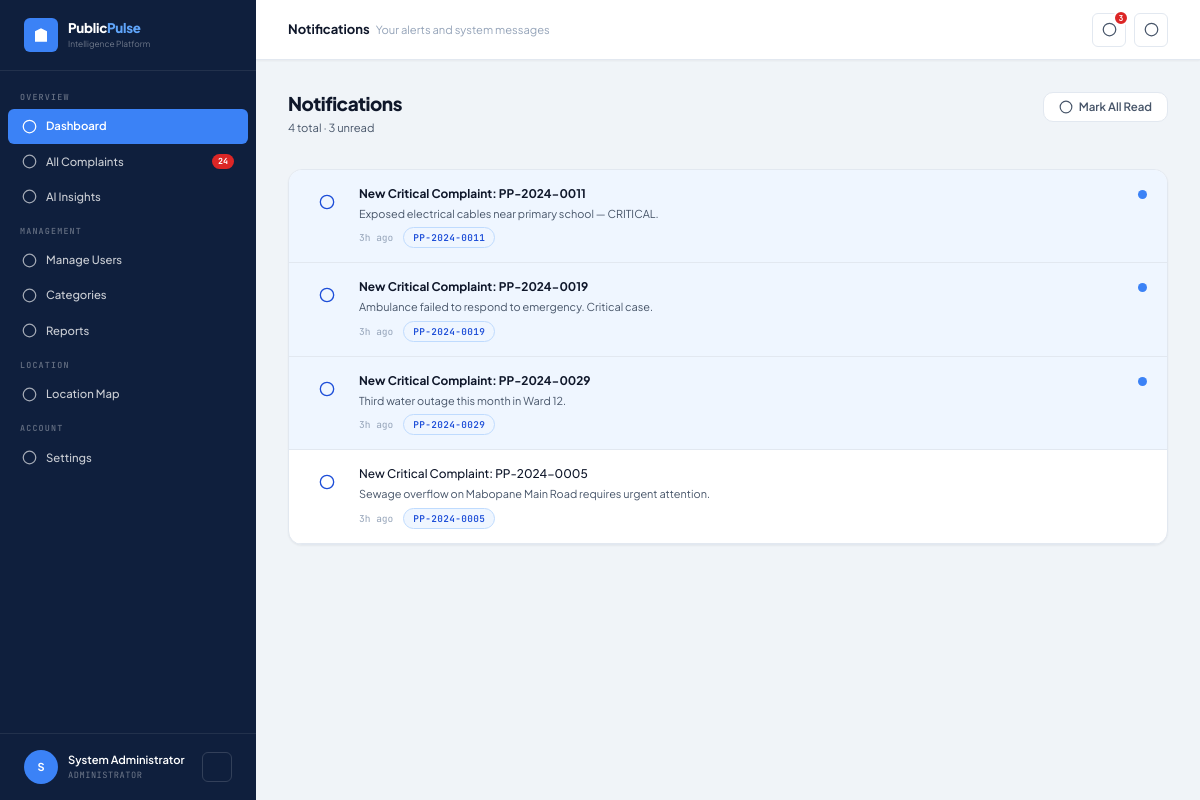
The page /admin/notifications.php (signed in) on the database its author committed.
### tables this page shows
CREATE TABLE `users` (
  `id` int(10) UNSIGNED NOT NULL,
  `name` varchar(120) NOT NULL,
  `email` varchar(180) NOT NULL,
  `password` varchar(255) NOT NULL,
  `role` enum('citizen','admin','analyst') NOT NULL DEFAULT 'citizen',
  `phone` varchar(20) DEFAULT NULL,
  `ward` varchar(100) DEFAULT NULL,
  `is_active` tinyint(1) NOT NULL DEFAULT 1,
  `created_at` datetime NOT NULL DEFAULT current_timestamp(),
  `updated_at` datetime NOT NULL DEFAULT current_timestamp() ON UPDATE current_timestamp()
);

CREATE TABLE `notifications` (
  `id` int(10) UNSIGNED NOT NULL,
  `user_id` int(10) UNSIGNED NOT NULL,
  `complaint_id` int(10) UNSIGNED DEFAULT NULL,
  `type` varchar(60) NOT NULL,
  `title` varchar(255) NOT NULL,
  `message` text NOT NULL,
  `is_read` tinyint(1) NOT NULL DEFAULT 0,
  `created_at` datetime NOT NULL DEFAULT current_timestamp()
);

CREATE TABLE `complaints` (
  `id` int(10) UNSIGNED NOT NULL,
  `reference_no` varchar(20) NOT NULL,
  `user_id` int(10) UNSIGNED NOT NULL,
  `category_id` int(10) UNSIGNED NOT NULL,
  `title` varchar(255) NOT NULL,
  `description` text NOT NULL,
  `location` varchar(255) DEFAULT NULL,
  `latitude` decimal(10,8) DEFAULT NULL,
  `longitude` decimal(11,8) DEFAULT NULL,
  `ward` varchar(100) DEFAULT NULL,
  `status` enum('submitted','in_review','in_progress','resolved','closed') NOT NULL DEFAULT 'submitted',
  `priority` enum('low','medium','high','critical') NOT NULL DEFAULT 'medium',
  `assigned_to` int(10) UNSIGNED DEFAULT NULL,
  `image_path` varchar(255) DEFAULT NULL,
  `ai_score` tinyint(3) UNSIGNED DEFAULT NULL,
  `ai_flags` longtext DEFAULT NULL CHECK (json_valid(`ai_flags`)),
  `created_at` datetime NOT NULL DEFAULT current_timestamp(),
  `updated_at` datetime NOT NULL DEFAULT current_timestamp() ON UPDATE current_timestamp()
);

### admin/notifications.php (the view, shortened to what the rows shown need)
<?php
require_once __DIR__ . '/../includes/config.php';
require_once __DIR__ . '/../includes/functions.php';
require_once __DIR__ . '/../includes/layout.php';
$user = currentUser();
$uid  = $user['id'];
$page    = max(1,(int)($_GET['page']??1));
$perPage = 20;
$offset  = ($page-1)*$perPage;
$notifs  = Database::fetchAll(
    'SELECT n.*,c.reference_no FROM notifications n LEFT JOIN complaints c ON c.id=n.complaint_id
     WHERE n.user_id=? ORDER BY n.is_read ASC, n.created_at DESC LIMIT ? OFFSET ?',
    [$uid, $perPage, $offset]
);
echo renderHead('Notifications');
echo '<div class="app-shell">';
echo renderSidebar('admin_dashboard', $user);
echo '<div class="main-content">';
echo renderTopbar('Notifications','Your alerts and system messages');
?>
<div class="page-content">
  <div class="card">
    <div class="card-body no-pad">
      <?php if (empty($notifs)): ?>
        <div class="empty-state">
          <div class="empty-icon"><?= icon('bell') ?></div>
          <h3>No notifications</h3>
          <p>You're all caught up! Notifications will appear here.</p>
        </div>
      <?php else: ?>
        <?php foreach ($notifs as $n):
          $typeIcon  = match($n['type']) { 'status_update'=>'activity', 'new_complaint'=>'inbox', default=>'bell' };
          $typeColor = match($n['type']) { 'new_complaint'=>'var(--primary)', 'status_update'=>'var(--success)', default=>'var(--warning)' };
          $link = $n['complaint_id'] ? APP_URL.'/admin/complaint_view.php?id='.$n['complaint_id'] : '#';
        ?>
          <a href="<?= APP_URL ?>/api/notifications.php?read=<?= $n['id'] ?>&redirect=<?= urlencode($link) ?>"
             style="display:flex;align-items:flex-start;gap:14px;padding:14px 20px;border-bottom:1px solid var(--border);text-decoration:none;color:inherit;transition:background var(--transition);<?= !$n['is_read']?'background:var(--primary-bg)':'' ?>"
             onmouseover="this.style.background='var(--bg-hover)'" onmouseout="this.style.background='<?= !$n['is_read']?'var(--primary-bg)':'' ?>'">
            <div style="width:36px;height:36px;border-radius:50%;background:<?= $typeColor ?>22;display:flex;align-items:center;justify-content:center;flex-shrink:0;color:<?= $typeColor ?>">
              <?= icon($typeIcon) ?>
            </div>
            <div style="flex:1;min-width:0">
              <div style="font-weight:<?= $n['is_read']?'500':'700' ?>;font-size:.85rem"><?= htmlspecialchars($n['title']) ?></div>
              <div style="font-size:.78rem;color:var(--text-secondary);margin-top:2px"><?= htmlspecialchars($n['message']) ?></div>
              <div style="display:flex;align-items:center;gap:10px;margin-top:5px">
                <span style="font-size:.68rem;color:var(--text-muted);font-family:var(--font-mono)"><?= timeAgo($n['created_at']) ?></span>
                <?php if ($n['reference_no']): ?>
                  <span class="badge badge-blue"><?= htmlspecialchars($n['reference_no']) ?></span>
                <?php endif; ?>
              </div>
            </div>
            <?php if (!$n['is_read']): ?>
              <div style="width:9px;height:9px;border-radius:50%;background:var(--primary-light);flex-shrink:0;margin-top:6px"></div>
            <?php endif; ?>
          </a>
        <?php endforeach; ?>
      <?php endif; ?>
    </div>
  </div>
</div>
<?= renderFoot() ?>

### includes/layout.php (shortened to what the rows shown need)
<?php
require_once __DIR__ . '/icons.php';
function renderHead(string $title, array $extraCss = []): string
{
    $base   = APP_URL;
    $csrf   = csrfToken();
    $role   = $_SESSION['user_role'] ?? 'citizen';
    $extras = implode("\n", array_map(fn($h) => "<link rel=\"stylesheet\" href=\"{$h}\">", $extraCss));
    return <<<HTML
<!DOCTYPE html>
<html lang="en">
<head>
<meta charset="UTF-8">
<meta name="viewport" content="width=device-width,initial-scale=1">
<meta name="csrf-token" content="{$csrf}">
<title>{$title} — PublicPulse AI</title>
<link rel="preconnect" href="https://fonts.googleapis.com">
<link rel="preconnect" href="https://fonts.gstatic.com" crossorigin>
<link href="https://fonts.googleapis.com/css2?family=Plus+Jakarta+Sans:wght@300;400;500;600;700;800&family=JetBrains+Mono:wght@400;500;600&display=swap" rel="stylesheet">
<link rel="stylesheet" href="{$base}/assets/css/app.css">
{$extras}
<script src="https://cdn.jsdelivr.net/npm/chart.js@4.4.0/dist/chart.umd.min.js"></script>
<script>
  const PP_URL = '{$base}';
  const PP_ROLE = '{$role}';
</script>
</head>
<body>
HTML;
}
function renderSidebar(string $active = '', ?array $user = null): string
{
    $base  = APP_URL;
    $role  = $user['role'] ?? 'citizen';
    $name  = htmlspecialchars($user['name'] ?? 'User');
    $init  = strtoupper(mb_substr($user['name'] ?? 'U', 0, 1));
    $roles = ['admin' => 'Administrator', 'analyst' => 'Data Analyst', 'citizen' => 'Citizen'];
    $rl    = $roles[$role] ?? 'User';
    $openCount = _getSidebarOpenCount();
    $logoSvg = '<svg width="18" height="18" viewBox="0 0 24 24" fill="white" stroke="none"><path d="M3 21h18M4 21V7l8-4 8 4v14M9 21V12h6v9M9 9h1m4 0h1M9 15h1m4 0h1"/></svg>';
    $nav = '';
    if ($role === 'citizen') {
        $nav .= _navItem($base.'/citizen/dashboard.php',    'dashboard',   'Dashboard',         'citizen_dashboard',  $active);
        $nav .= _navItem($base.'/citizen/submit.php',       'plus-circle', 'Submit Complaint',  'citizen_submit',     $active);
        $nav .= _navItem($base.'/citizen/complaints.php',   'list',        'My Complaints',     'citizen_complaints', $active);
        $nav .= _navItem($base.'/citizen/track.php',        'search',      'Track Status',      'citizen_track',      $active);
        $nav .= _navItem($base.'/citizen/notifications.php','bell',        'Notifications',     'citizen_notif',      $active);
    } elseif ($role === 'admin') {
        $nav .= _navSection('Overview');
        $nav .= _navItem($base.'/admin/dashboard.php',     'dashboard',   'Dashboard',         'admin_dashboard',    $active);
        $nav .= _navItem($base.'/admin/complaints.php',    'inbox',       'All Complaints',    'admin_complaints',   $active, $openCount);
        $nav .= _navItem($base.'/admin/ai_insights.php',   'brain',       'AI Insights',       'admin_ai',           $active);
        $nav .= _navSection('Management');
        $nav .= _navItem($base.'/admin/users.php',         'users',       'Manage Users',      'admin_users',        $active);
        $nav .= _navItem($base.'/admin/categories.php',    'tag',         'Categories',        'admin_categories',   $active);
        $nav .= _navItem($base.'/admin/reports.php',       'file-text',   'Reports',           'admin_reports',      $active);
        $nav .= _navSection('Location');
        $nav .= _navItem($base.'/location.php',            'map',         'Location Map',      'location',           $active);
    }
    $nav .= _navSection('Account');
    $nav .= _navItem($base.'/settings.php', 'settings', 'Settings', 'settings', $active);
    return <<<HTML
<aside class="sidebar" id="appSidebar">
  <div class="sidebar-logo">
    <div class="sidebar-logo-icon">{$logoSvg}</div>
    <div>
      <div class="sidebar-logo-text">Public<span>Pulse</span></div>
      <div class="sidebar-logo-sub">Intelligence Platform</div>
    </div>
  </div>
  <nav class="sidebar-nav">{$nav}</nav>
  <div class="sidebar-footer">
    <div class="sidebar-user">
      <div class="avatar">{$init}</div>
      <div class="user-meta" style="flex:1;min-width:0">
        <div class="user-name">{$name}</div>
        <div class="user-role">{$rl}</div>
      </div>
      <a href="{$base}/auth/logout.php" title="Sign out"
         style="width:30px;height:30px;border:1px solid rgba(255,255,255,.15);background:transparent;color:rgba(255,255,255,.6);border-radius:6px;display:flex;align-items:center;justify-content:center;flex-shrink:0;transition:all .2s;text-decoration:none"
         onmouseover="this.style.background='rgba(255,255,255,.1)'" onmouseout="this.style.background='transparent'">
        <?= icon('logout','',14) ?>
      </a>
    </div>
  </div>
</aside>
HTML;
}
function _navSection(string $label): string
{
    return "<div class=\"nav-section-label\">{$label}</div>";
}
function _navItem(string $href, string $iconName, string $label, string $key, string $active, int $badge = 0): string
{
    $isActive  = $active === $key ? 'active' : '';
    $badgeHtml = $badge > 0 ? "<span class=\"nav-badge\">{$badge}</span>" : '';
    $ic = icon($iconName);
    return "<a href=\"{$href}\" class=\"nav-item {$isActive}\">{$ic} {$label}{$badgeHtml}</a>";
}
function _getSidebarOpenCount(): int
{
    try {
        return (int)Database::fetchScalar("SELECT COUNT(*) FROM complaints WHERE status NOT IN ('resolved','closed')");
    } catch (\Throwable $e) { return 0; }
}
function renderTopbar(string $title, string $subtitle = '', array $actions = []): string
{
    $base   = APP_URL;
    $uid    = $_SESSION['user_id'] ?? 0;
    $unread = 0;
    $notifHtml = '<div style="padding:20px;text-align:center;color:var(--text-muted);font-size:.82rem">No notifications</div>';
    if ($uid) {
        try {
            $unread  = getUnreadCount($uid);
            $notifs  = Database::fetchAll(
                'SELECT n.*,c.reference_no FROM notifications n LEFT JOIN complaints c ON c.id=n.complaint_id WHERE n.user_id=? ORDER BY n.is_read ASC, n.created_at DESC LIMIT 6',
                [$uid]
            );
            if ($notifs) {
                $notifHtml = '';
                $role = $_SESSION['user_role'] ?? 'citizen';
                foreach ($notifs as $n) {
                    $unreadCls = !$n['is_read'] ? 'unread' : '';
                    $dotStyle  = !$n['is_read'] ? '' : 'style="background:#cbd5e1"';
                    $link      = '#';
                    if ($n['complaint_id']) {
                        $link = $role === 'citizen'
                            ? "{$base}/citizen/complaint_detail.php?id={$n['complaint_id']}"
                            : "{$base}/admin/complaint_view.php?id={$n['complaint_id']}";
                    }
                    $readUrl   = "{$base}/api/notifications.php?read={$n['id']}&redirect=" . urlencode($link);
                    $title_esc = htmlspecialchars($n['title']);
                    $msg_esc   = htmlspecialchars(mb_substr($n['message'], 0, 72)) . (mb_strlen($n['message']) > 72 ? '...' : '');
                    $time_esc  = timeAgo($n['created_at']);
                    $ref       = $n['reference_no'] ? "<span class=\"badge badge-blue\" style=\"font-size:.58rem\">{$n['reference_no']}</span>" : '';
                    $notifHtml .= <<<HTML
<a href="{$readUrl}" class="notif-item {$unreadCls}">
  <div class="notif-dot" {$dotStyle}></div>
  <div>
    <div class="notif-item-title">{$title_esc}</div>
    <div class="notif-item-msg">{$msg_esc}</div>
    <div class="notif-item-time" style="display:flex;align-items:center;gap:6px;margin-top:3px">{$time_esc} {$ref}</div>
  </div>
</a>
HTML;
                }
            }
        } catch (\Throwable $e) {}
    }
    $badgeDsp  = $unread > 0 ? 'flex' : 'none';
    $badgeNum  = $unread;
    $role      = $_SESSION['user_role'] ?? 'citizen';
    $allHref   = $role === 'citizen' ? "{$base}/citizen/notifications.php" : "{$base}/admin/notifications.php";
    $markAllUrl= "{$base}/api/notifications.php?mark_all_read=1";
    $actionHtml = '';
    $menuIc = icon('menu');
    $bellIc = icon('bell');
    $settIc = icon('settings');
    $title_esc = htmlspecialchars($title);
    $sub_esc   = htmlspecialchars($subtitle);
    return <<<HTML
<header class="topbar">
  <button id="sidebarToggle" class="icon-btn" style="display:none" aria-label="Menu">{$menuIc}</button>
  <div class="topbar-title">{$title_esc}<span>{$sub_esc}</span></div>
  <div class="topbar-actions">
    {$actionHtml}
    <div class="notif-wrapper" style="position:relative">
      <button class="icon-btn" id="notifBtn" title="Notifications" aria-label="Notifications">
        {$bellIc}
        <span class="notif-badge" id="notifBadge" style="display:{$badgeDsp}">{$badgeNum}</span>
      </button>
      <div class="notif-dropdown" id="notifDropdown">
        <div class="notif-header">
          <h4>Notifications</h4>
          <a href="{$allHref}" style="font-size:.75rem;color:var(--primary);font-weight:600">View all</a>
        </div>
        <div class="notif-list" id="notifList">{$notifHtml}</div>
        <div class="notif-footer">
          <a href="{$markAllUrl}" id="markAllBtn">Mark all as read</a>
        </div>
      </div>
    </div>
    <a href="{$base}/settings.php" class="icon-btn" title="Settings">{$settIc}</a>
  </div>
</header>
HTML;
}
function renderFoot(array $extraJs = []): string
{
    $base    = APP_URL;
    $scripts = implode("\n", array_map(fn($s) => "<script src=\"{$s}\"></script>", $extraJs));
    return <<<HTML
<script src="{$base}/assets/js/app.js"></script>
{$scripts}
</body></html>
HTML;
}

### includes/icons.php (shortened to what the rows shown need)
<?php
function icon(string $name, string $extraStyle = '', int $size = 16): string
{
    $s = "width=\"{$size}\" height=\"{$size}\"";
    $v = 'viewBox="0 0 24 24"';
    $f = 'fill="none" stroke="currentColor" stroke-width="2" stroke-linecap="round" stroke-linejoin="round"';
    $st = $extraStyle ? " style=\"{$extraStyle}\"" : '';
    $p = $paths[$name] ?? '<circle cx="12" cy="12" r="10"/>';
    return "<svg {$s} {$v} {$f}{$st}>{$p}</svg>";
}

### rows shown on the page
users: name "S", role "ADMINISTRATOR"
notifications: title "New Critical Complaint: PP-2024-0011", message "Exposed electrical cables near primary school — CRITICAL.", created_at "3h ago", complaint.reference_no "PP-2024-0011", is_read 0 (drawn)
notifications: title "New Critical Complaint: PP-2024-0019", message "Ambulance failed to respond to emergency. Critical case.", created_at "3h ago", complaint.reference_no "PP-2024-0019", is_read 0 (drawn)
notifications: title "New Critical Complaint: PP-2024-0029", message "Third water outage this month in Ward 12.", created_at "3h ago", complaint.reference_no "PP-2024-0029", is_read 0 (drawn)
notifications: title "New Critical Complaint: PP-2024-0005", message "Sewage overflow on Mabopane Main Road requires urgent attention.", created_at "3h ago", complaint.reference_no "PP-2024-0005"

### other values the page prints
$label "OVERVIEW MANAGEMENT LOCATION ACCOUNT"
$label "Dashboard All Complaints AI Insights Manage Users Categories Reports Location Map Settings"
$badge "24"
$name "System Administrator"
$title_esc "Notifications"
$sub_esc "Your alerts and system messages"
$badgeNum "3"
$total "4"
$unread "3"
